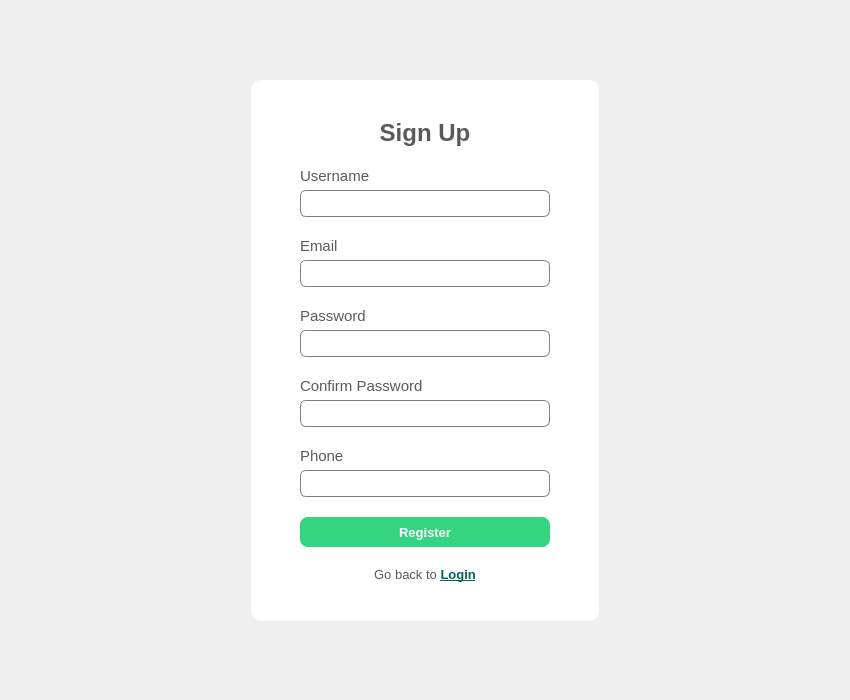
<?xml version="1.0" encoding="UTF-8"?>
<ui version="4.0">
 <class>RegisterWindow</class>
 <widget class="QWidget" name="RegisterWindow">
  <property name="geometry">
   <rect>
    <x>0</x>
    <y>0</y>
    <width>850</width>
    <height>700</height>
   </rect>
  </property>
  <property name="sizePolicy">
   <sizepolicy hsizetype="Fixed" vsizetype="Fixed">
    <horstretch>0</horstretch>
    <verstretch>0</verstretch>
   </sizepolicy>
  </property>
  <property name="minimumSize">
   <size>
    <width>850</width>
    <height>700</height>
   </size>
  </property>
  <property name="maximumSize">
   <size>
    <width>850</width>
    <height>700</height>
   </size>
  </property>
  <property name="windowTitle">
   <string>Form</string>
  </property>
  <property name="styleSheet">
   <string notr="true">#RegisterWindow {
	border-image: url(:/ui/res/bg.png);
}

#centralWidget {
	background-color: #FFFFFF;
	border-radius: 10px;
}

QLineEdit{
	border: 1px solid gray;
	border-radius: 6px;
	padding-left: 5px;
	height: 25px;
}



QLabel {
	color: #5A5A5A;
}</string>
  </property>
  <layout class="QGridLayout" name="gridLayout_2">
   <item row="0" column="1">
    <spacer name="verticalSpacer_4">
     <property name="orientation">
      <enum>Qt::Orientation::Vertical</enum>
     </property>
     <property name="sizeHint" stdset="0">
      <size>
       <width>20</width>
       <height>39</height>
      </size>
     </property>
    </spacer>
   </item>
   <item row="1" column="0">
    <spacer name="horizontalSpacer_3">
     <property name="orientation">
      <enum>Qt::Orientation::Horizontal</enum>
     </property>
     <property name="sizeHint" stdset="0">
      <size>
       <width>238</width>
       <height>20</height>
      </size>
     </property>
    </spacer>
   </item>
   <item row="1" column="1">
    <widget class="QWidget" name="centralWidget" native="true">
     <property name="sizePolicy">
      <sizepolicy hsizetype="Expanding" vsizetype="Expanding">
       <horstretch>0</horstretch>
       <verstretch>0</verstretch>
      </sizepolicy>
     </property>
     <property name="font">
      <font>
       <pointsize>11</pointsize>
      </font>
     </property>
     <layout class="QGridLayout" name="gridLayout">
      <property name="verticalSpacing">
       <number>20</number>
      </property>
      <item row="3" column="1">
       <spacer name="verticalSpacer">
        <property name="orientation">
         <enum>Qt::Orientation::Vertical</enum>
        </property>
        <property name="sizeHint" stdset="0">
         <size>
          <width>20</width>
          <height>30</height>
         </size>
        </property>
       </spacer>
      </item>
      <item row="2" column="0">
       <spacer name="horizontalSpacer">
        <property name="orientation">
         <enum>Qt::Orientation::Horizontal</enum>
        </property>
        <property name="sizeHint" stdset="0">
         <size>
          <width>40</width>
          <height>20</height>
         </size>
        </property>
       </spacer>
      </item>
      <item row="0" column="1">
       <spacer name="verticalSpacer_2">
        <property name="orientation">
         <enum>Qt::Orientation::Vertical</enum>
        </property>
        <property name="sizeHint" stdset="0">
         <size>
          <width>20</width>
          <height>30</height>
         </size>
        </property>
       </spacer>
      </item>
      <item row="1" column="1">
       <widget class="QLabel" name="lavelll">
        <property name="font">
         <font>
          <pointsize>18</pointsize>
          <bold>true</bold>
         </font>
        </property>
        <property name="text">
         <string>Sign Up</string>
        </property>
        <property name="alignment">
         <set>Qt::AlignmentFlag::AlignCenter</set>
        </property>
       </widget>
      </item>
      <item row="2" column="1">
       <layout class="QGridLayout" name="gridLayout_3">
        <property name="spacing">
         <number>20</number>
        </property>
        <item row="6" column="0">
         <widget class="QLabel" name="label_singup">
          <property name="sizePolicy">
           <sizepolicy hsizetype="Preferred" vsizetype="Fixed">
            <horstretch>0</horstretch>
            <verstretch>0</verstretch>
           </sizepolicy>
          </property>
          <property name="font">
           <font>
            <pointsize>10</pointsize>
           </font>
          </property>
          <property name="text">
           <string>&lt;html&gt;&lt;head/&gt;&lt;body&gt;&lt;p&gt;Go back to &lt;a href=&quot;#&quot;&gt;&lt;span style=&quot; font-weight:700; text-decoration: underline; color:#006357;&quot;&gt;Login&lt;/span&gt;&lt;/a&gt;&lt;/p&gt;&lt;/body&gt;&lt;/html&gt;</string>
          </property>
          <property name="alignment">
           <set>Qt::AlignmentFlag::AlignCenter</set>
          </property>
         </widget>
        </item>
        <item row="5" column="0">
         <widget class="QPushButton" name="btn_singup">
          <property name="styleSheet">
           <string notr="true">QPushButton{
	background-color: #34D481;
	color: white;
	border: none;
	border-radius: 8px;
	font-weight: bold;
	font-size: 13px;
	height: 30px;
}

QPushButton:hover {
    background-color: #28a766; 
}</string>
          </property>
          <property name="text">
           <string>Register</string>
          </property>
         </widget>
        </item>
        <item row="0" column="0">
         <layout class="QVBoxLayout" name="verticalLayout_2">
          <property name="spacing">
           <number>5</number>
          </property>
          <item>
           <widget class="QLabel" name="label_username_2">
            <property name="sizePolicy">
             <sizepolicy hsizetype="Preferred" vsizetype="Fixed">
              <horstretch>0</horstretch>
              <verstretch>0</verstretch>
             </sizepolicy>
            </property>
            <property name="font">
             <font>
              <pointsize>11</pointsize>
              <bold>false</bold>
             </font>
            </property>
            <property name="text">
             <string>Username</string>
            </property>
           </widget>
          </item>
          <item>
           <widget class="QLineEdit" name="lineEdit_username">
            <property name="minimumSize">
             <size>
              <width>250</width>
              <height>0</height>
             </size>
            </property>
            <property name="placeholderText">
             <string/>
            </property>
           </widget>
          </item>
         </layout>
        </item>
        <item row="3" column="0">
         <layout class="QVBoxLayout" name="verticalLayout_5">
          <property name="spacing">
           <number>5</number>
          </property>
          <item>
           <widget class="QLabel" name="label_password_5">
            <property name="sizePolicy">
             <sizepolicy hsizetype="Preferred" vsizetype="Fixed">
              <horstretch>0</horstretch>
              <verstretch>0</verstretch>
             </sizepolicy>
            </property>
            <property name="font">
             <font>
              <pointsize>11</pointsize>
              <bold>false</bold>
             </font>
            </property>
            <property name="text">
             <string>Confirm Password</string>
            </property>
           </widget>
          </item>
          <item>
           <widget class="QLineEdit" name="lineEdit_confirmPassword">
            <property name="echoMode">
             <enum>QLineEdit::EchoMode::Password</enum>
            </property>
            <property name="placeholderText">
             <string/>
            </property>
           </widget>
          </item>
         </layout>
        </item>
        <item row="1" column="0">
         <layout class="QVBoxLayout" name="verticalLayout_3">
          <property name="spacing">
           <number>5</number>
          </property>
          <item>
           <widget class="QLabel" name="label_password_3">
            <property name="sizePolicy">
             <sizepolicy hsizetype="Preferred" vsizetype="Fixed">
              <horstretch>0</horstretch>
              <verstretch>0</verstretch>
             </sizepolicy>
            </property>
            <property name="font">
             <font>
              <pointsize>11</pointsize>
              <bold>false</bold>
             </font>
            </property>
            <property name="text">
             <string>Email</string>
            </property>
           </widget>
          </item>
          <item>
           <widget class="QLineEdit" name="lineEdit_email">
            <property name="echoMode">
             <enum>QLineEdit::EchoMode::Normal</enum>
            </property>
            <property name="placeholderText">
             <string/>
            </property>
           </widget>
          </item>
         </layout>
        </item>
        <item row="2" column="0">
         <layout class="QVBoxLayout" name="verticalLayout_4">
          <property name="spacing">
           <number>5</number>
          </property>
          <item>
           <widget class="QLabel" name="label_password_4">
            <property name="sizePolicy">
             <sizepolicy hsizetype="Preferred" vsizetype="Fixed">
              <horstretch>0</horstretch>
              <verstretch>0</verstretch>
             </sizepolicy>
            </property>
            <property name="font">
             <font>
              <pointsize>11</pointsize>
              <bold>false</bold>
             </font>
            </property>
            <property name="text">
             <string>Password</string>
            </property>
           </widget>
          </item>
          <item>
           <widget class="QLineEdit" name="lineEdit_password">
            <property name="echoMode">
             <enum>QLineEdit::EchoMode::Password</enum>
            </property>
            <property name="placeholderText">
             <string/>
            </property>
           </widget>
          </item>
         </layout>
        </item>
        <item row="4" column="0">
         <layout class="QVBoxLayout" name="verticalLayout_6">
          <property name="spacing">
           <number>5</number>
          </property>
          <item>
           <widget class="QLabel" name="label_password_6">
            <property name="sizePolicy">
             <sizepolicy hsizetype="Preferred" vsizetype="Fixed">
              <horstretch>0</horstretch>
              <verstretch>0</verstretch>
             </sizepolicy>
            </property>
            <property name="font">
             <font>
              <pointsize>11</pointsize>
              <bold>false</bold>
             </font>
            </property>
            <property name="text">
             <string>Phone</string>
            </property>
           </widget>
          </item>
          <item>
           <widget class="QLineEdit" name="lineEdit_phone">
            <property name="echoMode">
             <enum>QLineEdit::EchoMode::Normal</enum>
            </property>
            <property name="placeholderText">
             <string/>
            </property>
           </widget>
          </item>
         </layout>
        </item>
       </layout>
      </item>
      <item row="2" column="2">
       <spacer name="horizontalSpacer_2">
        <property name="orientation">
         <enum>Qt::Orientation::Horizontal</enum>
        </property>
        <property name="sizeHint" stdset="0">
         <size>
          <width>40</width>
          <height>20</height>
         </size>
        </property>
       </spacer>
      </item>
     </layout>
    </widget>
   </item>
   <item row="1" column="2">
    <spacer name="horizontalSpacer_4">
     <property name="orientation">
      <enum>Qt::Orientation::Horizontal</enum>
     </property>
     <property name="sizeHint" stdset="0">
      <size>
       <width>238</width>
       <height>20</height>
      </size>
     </property>
    </spacer>
   </item>
   <item row="2" column="1">
    <spacer name="verticalSpacer_3">
     <property name="orientation">
      <enum>Qt::Orientation::Vertical</enum>
     </property>
     <property name="sizeHint" stdset="0">
      <size>
       <width>20</width>
       <height>38</height>
      </size>
     </property>
    </spacer>
   </item>
  </layout>
 </widget>
 <resources>
  <include location="../../resources.qrc"/>
 </resources>
 <connections/>
</ui>
